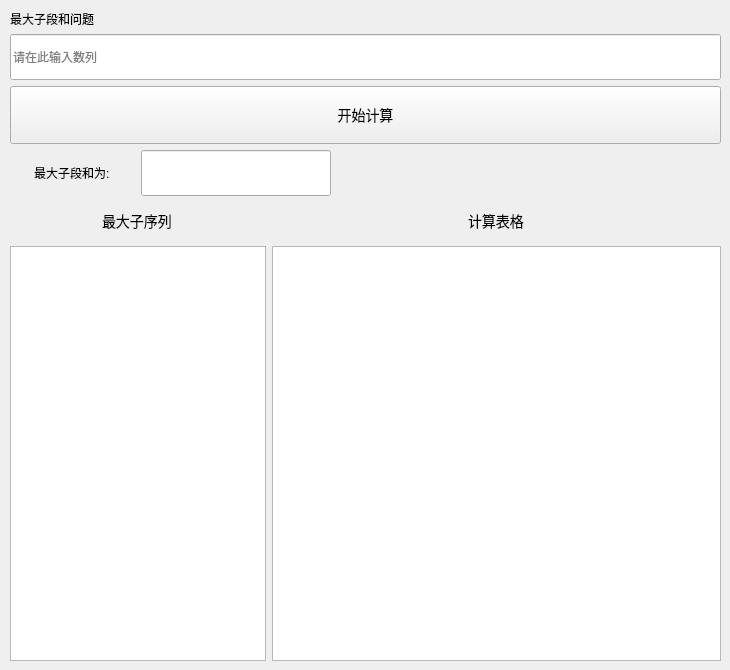
            <widget class="QWidget" name="page_3">
             <widget class="QWidget" name="gridLayoutWidget_4">
              <property name="geometry">
               <rect>
                <x>10</x>
                <y>10</y>
                <width>711</width>
                <height>651</height>
               </rect>
              </property>
              <layout class="QGridLayout" name="gridLayout_8">
               <item row="5" column="1" alignment="Qt::AlignmentFlag::AlignHCenter">
                <widget class="QLabel" name="label_13">
                 <property name="text">
                  <string>最大子段和为:</string>
                 </property>
                </widget>
               </item>
               <item row="1" column="1">
                <widget class="QLabel" name="label_17">
                 <property name="text">
                  <string>最大子段和问题</string>
                 </property>
                </widget>
               </item>
               <item row="8" column="3" colspan="2">
                <widget class="QTableWidget" name="table_max">
                 <property name="styleSheet">
                  <string notr="true">/* 定义垂直滑动条滑块样式 */
QScrollBar::handle:vertical {
    background: rgb(167, 167, 167)/* 定义垂直滑动条滑块样式 */
QScrollBar::handle:vertical {
    background: rgb(31, 31, 31); /* 滑块颜色，可替换为其他颜色值（如 #FF5722 橙色） */
    border: 2px solid #333; /* 滑块边框 */
    border - radius: 5px; /* 滑块圆角 */
}

/* 定义垂直滑动条槽（轨道）样式 */
QScrollBar::groove:vertical {
    background: rgb(40, 40, 40); /* 槽颜色，可替换为其他深色值（如 #333333） */
    border - radius: 5px; /* 槽圆角 */
}; /* 滑块颜色，可替换为其他颜色值（如 #FF5722 橙色） */
    border: 2px solid #333; /* 滑块边框 */
    border - radius: 5px; /* 滑块圆角 */
}

/* 定义垂直滑动条槽（轨道）样式 */
QScrollBar::groove:vertical {
    background: rgb(150, 150, 150); /* 槽颜色，可替换为其他深色值（如 #333333） */
    border - radius: 5px; /* 槽圆角 */
}</string>
                 </property>
                </widget>
               </item>
               <item row="6" column="1" colspan="2" alignment="Qt::AlignmentFlag::AlignHCenter">
                <widget class="QLabel" name="label_12">
                 <property name="styleSheet">
                  <string notr="true">QLabel{
    font-size: 14px; /* 字体大小 */
    padding: 8px 16px; /* 内边距，让按钮内容更饱满 */
    height: 40px; /* 固定高度 */
}</string>
                 </property>
                 <property name="text">
                  <string>最大子序列</string>
                 </property>
                </widget>
               </item>
               <item row="6" column="3" colspan="2" alignment="Qt::AlignmentFlag::AlignHCenter">
                <widget class="QLabel" name="label_14">
                 <property name="styleSheet">
                  <string notr="true">QLabel{
    font-size: 14px; /* 字体大小 */
    padding: 8px 16px; /* 内边距，让按钮内容更饱满 */
    height: 40px; /* 固定高度 */
}</string>
                 </property>
                 <property name="text">
                  <string>计算表格</string>
                 </property>
                </widget>
               </item>
               <item row="2" column="1" colspan="4">
                <widget class="QLineEdit" name="input_arr">
                 <property name="styleSheet">
                  <string notr="true">QLineEdit {
    min-height: 40px; /* 最小高度 30 像素 */
    font: bold 12pt &quot;微软雅黑&quot;; 
}</string>
                 </property>
                 <property name="placeholderText">
                  <string>请在此输入数列</string>
                 </property>
                </widget>
               </item>
               <item row="4" column="1" colspan="4">
                <widget class="QPushButton" name="Start_3">
                 <property name="styleSheet">
                  <string notr="true">QPushButton {
    font-size: 14px; /* 字体大小 */
    padding: 8px 16px; /* 内边距，让按钮内容更饱满 */
    height: 40px; /* 固定高度 */
}</string>
                 </property>
                 <property name="text">
                  <string>开始计算</string>
                 </property>
                </widget>
               </item>
               <item row="5" column="4">
                <spacer name="horizontalSpacer_5">
                 <property name="orientation">
                  <enum>Qt::Orientation::Horizontal</enum>
                 </property>
                 <property name="sizeHint" stdset="0">
                  <size>
                   <width>40</width>
                   <height>20</height>
                  </size>
                 </property>
                </spacer>
               </item>
               <item row="5" column="2" colspan="2">
                <widget class="QLineEdit" name="max_sum">
                 <property name="styleSheet">
                  <string notr="true">QLineEdit {
    font-size: 14px; /* 字体大小 */
    height: 40px; /* 固定高度 */
}</string>
                 </property>
                 <property name="readOnly">
                  <bool>true</bool>
                 </property>
                </widget>
               </item>
               <item row="8" column="1" colspan="2">
                <widget class="QTextEdit" name="putout_str">
                 <property name="minimumSize">
                  <size>
                   <width>0</width>
                   <height>166</height>
                  </size>
                 </property>
                 <property name="styleSheet">
                  <string notr="true">QTextEdit {
    font-size: 14px; /* 字体大小 */
    size:100*40
}</string>
                 </property>
                 <property name="readOnly">
                  <bool>true</bool>
                 </property>
                </widget>
               </item>
              </layout>
             </widget>
            </widget>
